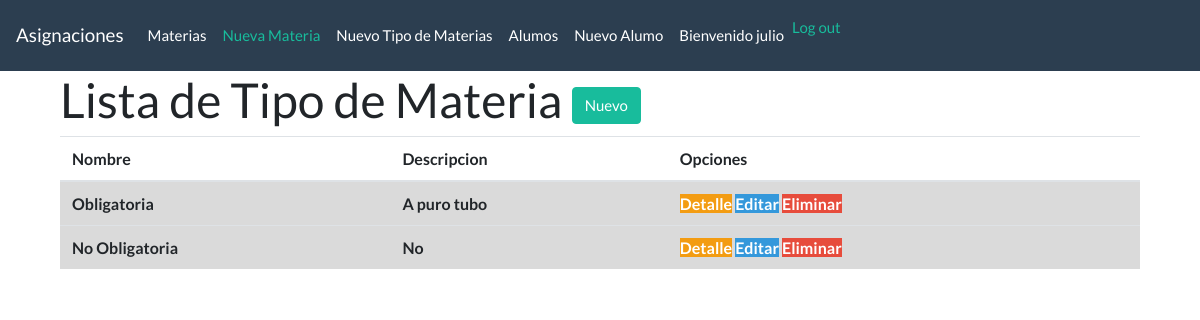
/tipoMateria/ (signed in), run on the app's committed database.
### python/models.py (models this page shows, shortened)
class TipoMateria(models.Model):
    nombre = models.CharField(max_length=50)
    descripcion = models.CharField(max_length=50)

### python/views.py (the view)
# urls.py: url(r'^tipoMateria/$', views.lista_tipo, name ='lista_tipo'),
@login_required
def lista_tipo(request):
    tipos = TipoMateria.objects.order_by('id')
    return render(request, 'tipos/tipo_list.html', {'tipos':tipos})

### python/templates/tipos/tipo_list.html (shortened to what this page needs)
{% extends 'materias/base.html' %}
{% block content %}
<div class="container">
<h1>Lista de Tipo de Materia <a href="{% url 'tipo_nuevo' %}" class="btn btn-success">Nuevo</a></h1>
  <table class="table table-hover">
    <thead>
      <tr>
        <th scope="col">Nombre</th>
        <th scope="col">Descripcion</th>
        <th scope="col">Opciones</th>
      </tr>
    </thead>
    <tbody>
      {% for tipo in tipos %}
      <tr class="table-active">
        <th>{{tipo.nombre}}</th>
        <th>{{tipo.descripcion}}</th>
        <th>
          <a href="{% url 'tipo_detalle' pk=tipo.pk %}" class="bt btn-warning">Detalle</a>
          <a href="{% url 'tipo_editar' pk=tipo.pk %}" class="bt btn-info"><span class="glyphicon glyphicon-pencil">Editar</span></a>
          <a href="{% url 'tipo_eliminar' pk=tipo.pk %}" class="bt btn-danger">Eliminar</a>
        </th>
      </tr>
      {% endfor %}
    </tbody>
  </table>
</div>
{% endblock %}

### python/templates/materias/base.html (shortened to what this page needs)
{% load static %}
<html>
    <head>
        <link rel="stylesheet" href="{% static 'css/clases.css' %}">
    </head>
  <body>
    <nav class="navbar navbar-expand-lg navbar-dark bg-primary">
    <a class="navbar-brand" href="{% url 'lista_materias' %}"> Asignaciones </a>
      <div class="collapse navbar-collapse" id="navbarColor01">
        <ul class="navbar-nav mr-auto">
          <a class="nav-link" href="{% url 'lista_materias' %}" class="top-menu"><span class="glyphicon glyphicon-list">  Materias </span></a>
          {% if user.is_authenticated %}
          <li class="nav-item active">
          <a class="nav-link" href="{% url 'materia_nuevo' %}" class="top-menu"><span class="glyphicon glyphicon-list"> Nueva Materia </span></a>
          </li>
          <li class="nav-item">
          <a class="nav-link" href="{% url 'tipo_nuevo' %}" class="top-menu"><span class="glyphicon glyphicon-list">  Nuevo Tipo de Materias </span></a>
          </li>
          <li class="nav-item">
          <a class="nav-link" href="{% url 'lista_alumnos' %}" class="top-menu"><span class="glyphicon glyphicon-list"> Alumos </span></a>
          </li>
          <li class="nav-item">
          <a class="nav-link" href="{% url 'alumno_nuevo' %}" class="top-menu"><span class="glyphicon glyphicon-list"> Nuevo Alumo </span></a>
          </li>
          <a class="nav-link"> Bienvenido {{ user.username }} <a nav-link href="{% url 'logout' %}">Log out</a></a>
          {% else %}
          <a href="{% url 'login' %}" class="top-menu"><span class="glyphicon glyphicon-lock">Login</span></a>
          {% endif %}
        </ul>
      </div>
    </nav>
    <div class="content container">
    {% block content %}
    {% endblock %}
  </body>
</html>

### data on the page
TipoMateria: nombre "Obligatoria", descripcion "A puro tubo"
TipoMateria: nombre "No Obligatoria", descripcion "No"

### other printed values
{{ user.username }} "julio"
